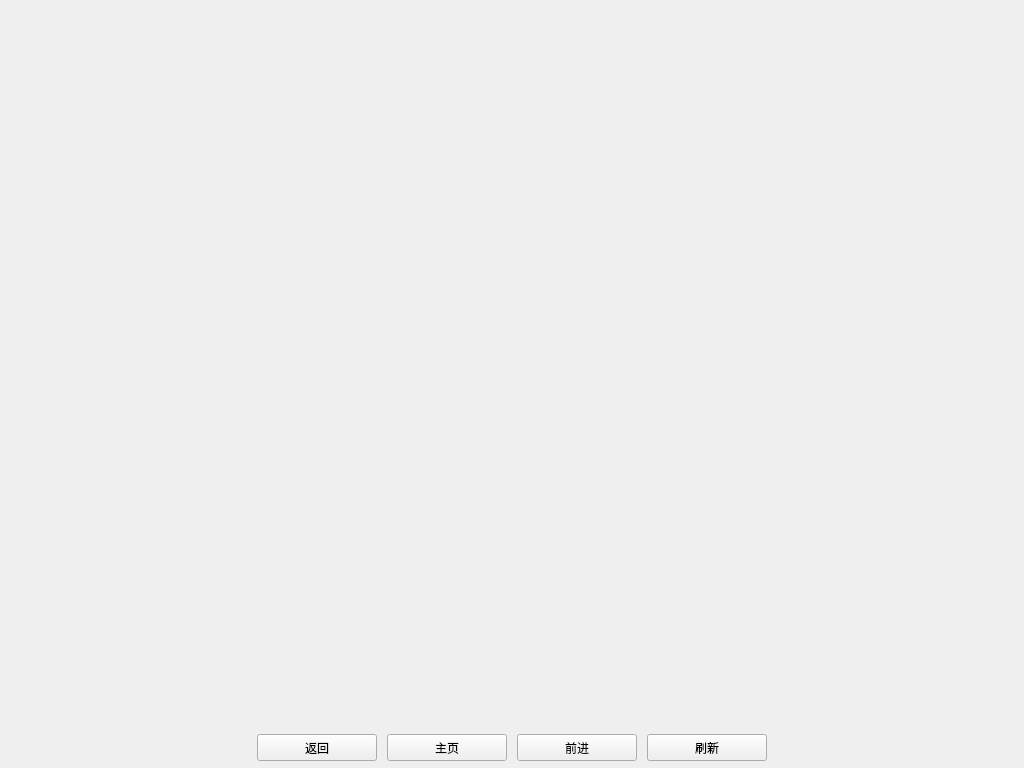
<?xml version="1.0" encoding="UTF-8"?>
<ui version="4.0">
 <class>GetlecoinPage</class>
 <widget class="QWidget" name="GetlecoinPage">
  <property name="geometry">
   <rect>
    <x>0</x>
    <y>0</y>
    <width>1024</width>
    <height>768</height>
   </rect>
  </property>
  <property name="windowTitle">
   <string>Form</string>
  </property>
  <property name="autoFillBackground">
   <bool>false</bool>
  </property>
  <layout class="QGridLayout" name="gridLayout">
   <property name="leftMargin">
    <number>0</number>
   </property>
   <property name="topMargin">
    <number>0</number>
   </property>
   <property name="rightMargin">
    <number>0</number>
   </property>
   <property name="bottomMargin">
    <number>0</number>
   </property>
   <property name="spacing">
    <number>0</number>
   </property>
   <item row="0" column="0">
    <widget class="WebView" name="webView" native="true">
     <property name="sizePolicy">
      <sizepolicy hsizetype="Expanding" vsizetype="Expanding">
       <horstretch>0</horstretch>
       <verstretch>0</verstretch>
      </sizepolicy>
     </property>
     <property name="minimumSize">
      <size>
       <width>0</width>
       <height>0</height>
      </size>
     </property>
     <property name="url" stdset="0">
      <url>
       <string>about:blank</string>
      </url>
     </property>
    </widget>
   </item>
   <item row="1" column="0" alignment="Qt::AlignHCenter|Qt::AlignBottom">
    <widget class="QFrame" name="frame">
     <property name="sizePolicy">
      <sizepolicy hsizetype="Fixed" vsizetype="Fixed">
       <horstretch>0</horstretch>
       <verstretch>0</verstretch>
      </sizepolicy>
     </property>
     <property name="minimumSize">
      <size>
       <width>0</width>
       <height>40</height>
      </size>
     </property>
     <property name="layoutDirection">
      <enum>Qt::LeftToRight</enum>
     </property>
     <property name="autoFillBackground">
      <bool>false</bool>
     </property>
     <property name="frameShape">
      <enum>QFrame::NoFrame</enum>
     </property>
     <property name="frameShadow">
      <enum>QFrame::Raised</enum>
     </property>
     <layout class="QGridLayout" name="gridLayout_2">
      <property name="leftMargin">
       <number>10</number>
      </property>
      <property name="topMargin">
       <number>0</number>
      </property>
      <property name="rightMargin">
       <number>10</number>
      </property>
      <property name="bottomMargin">
       <number>0</number>
      </property>
      <property name="horizontalSpacing">
       <number>10</number>
      </property>
      <property name="verticalSpacing">
       <number>0</number>
      </property>
      <item row="0" column="0">
       <widget class="QPushButton" name="back">
        <property name="sizePolicy">
         <sizepolicy hsizetype="Preferred" vsizetype="Preferred">
          <horstretch>0</horstretch>
          <verstretch>0</verstretch>
         </sizepolicy>
        </property>
        <property name="minimumSize">
         <size>
          <width>120</width>
          <height>27</height>
         </size>
        </property>
        <property name="maximumSize">
         <size>
          <width>120</width>
          <height>27</height>
         </size>
        </property>
        <property name="text">
         <string>返回</string>
        </property>
        <property name="icon">
         <iconset resource="../bitcoin.qrc">
          <normaloff>:/icons/back</normaloff>:/icons/back</iconset>
        </property>
        <property name="iconSize">
         <size>
          <width>12</width>
          <height>12</height>
         </size>
        </property>
       </widget>
      </item>
      <item row="0" column="3">
       <widget class="QPushButton" name="reload">
        <property name="sizePolicy">
         <sizepolicy hsizetype="Preferred" vsizetype="Preferred">
          <horstretch>0</horstretch>
          <verstretch>0</verstretch>
         </sizepolicy>
        </property>
        <property name="minimumSize">
         <size>
          <width>120</width>
          <height>27</height>
         </size>
        </property>
        <property name="maximumSize">
         <size>
          <width>120</width>
          <height>27</height>
         </size>
        </property>
        <property name="text">
         <string>刷新</string>
        </property>
        <property name="icon">
         <iconset resource="../bitcoin.qrc">
          <normaloff>:/icons/reload</normaloff>:/icons/reload</iconset>
        </property>
        <property name="iconSize">
         <size>
          <width>12</width>
          <height>12</height>
         </size>
        </property>
       </widget>
      </item>
      <item row="0" column="1">
       <widget class="QPushButton" name="home">
        <property name="sizePolicy">
         <sizepolicy hsizetype="Preferred" vsizetype="Preferred">
          <horstretch>0</horstretch>
          <verstretch>0</verstretch>
         </sizepolicy>
        </property>
        <property name="minimumSize">
         <size>
          <width>120</width>
          <height>27</height>
         </size>
        </property>
        <property name="maximumSize">
         <size>
          <width>120</width>
          <height>27</height>
         </size>
        </property>
        <property name="text">
         <string>主页</string>
        </property>
        <property name="icon">
         <iconset resource="../bitcoin.qrc">
          <normaloff>:/icons/home</normaloff>:/icons/home</iconset>
        </property>
        <property name="iconSize">
         <size>
          <width>12</width>
          <height>12</height>
         </size>
        </property>
       </widget>
      </item>
      <item row="0" column="2">
       <widget class="QPushButton" name="forward">
        <property name="sizePolicy">
         <sizepolicy hsizetype="Preferred" vsizetype="Preferred">
          <horstretch>0</horstretch>
          <verstretch>0</verstretch>
         </sizepolicy>
        </property>
        <property name="minimumSize">
         <size>
          <width>120</width>
          <height>27</height>
         </size>
        </property>
        <property name="maximumSize">
         <size>
          <width>120</width>
          <height>27</height>
         </size>
        </property>
        <property name="text">
         <string>前进</string>
        </property>
        <property name="icon">
         <iconset resource="../bitcoin.qrc">
          <normaloff>:/icons/forward</normaloff>:/icons/forward</iconset>
        </property>
        <property name="iconSize">
         <size>
          <width>12</width>
          <height>12</height>
         </size>
        </property>
       </widget>
      </item>
     </layout>
    </widget>
   </item>
  </layout>
 </widget>
 <customwidgets>
  <customwidget>
   <class>WebView</class>
   <extends>QWidget</extends>
   <header>webview.h</header>
  </customwidget>
 </customwidgets>
 <resources>
  <include location="../bitcoin.qrc"/>
 </resources>
 <connections/>
</ui>
